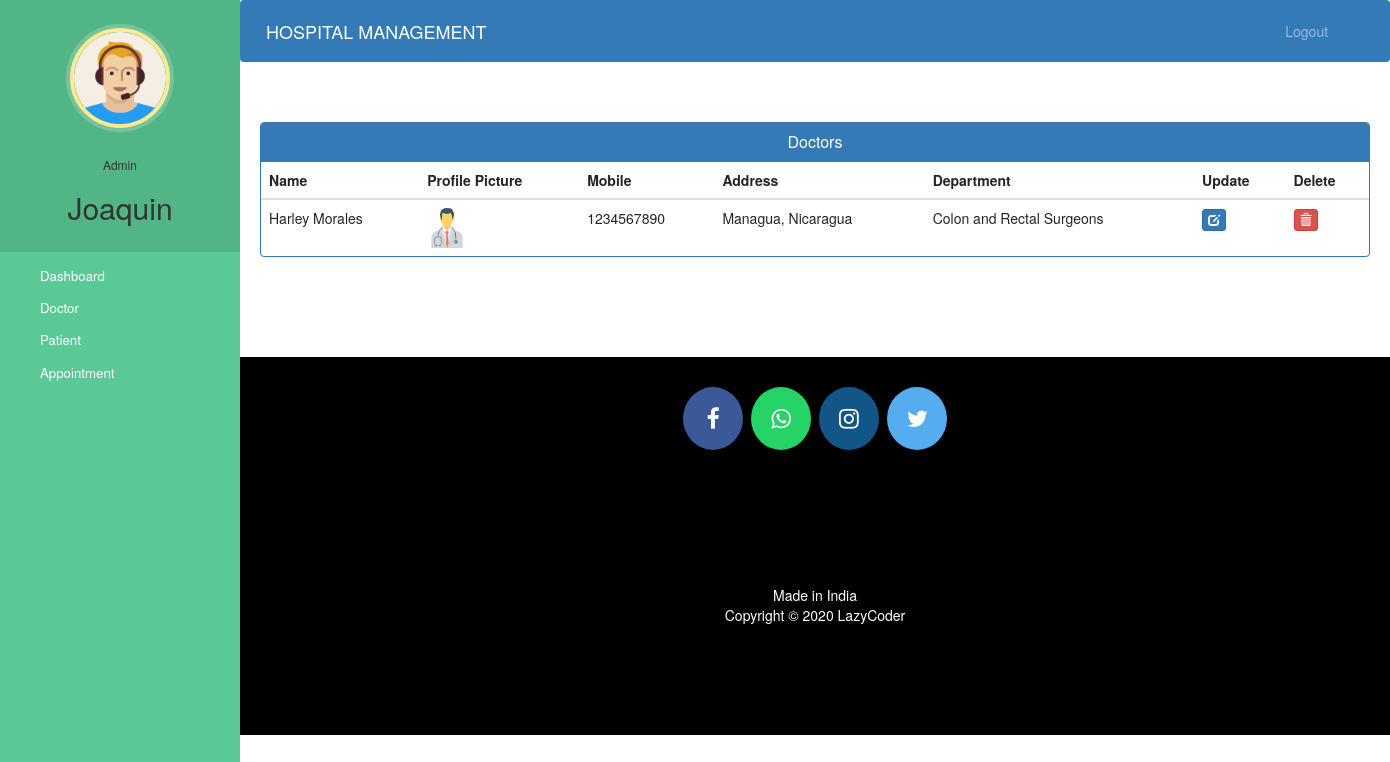
The app's page /admin-view-doctor (signed in) with its own data.
### hospital/models.py (models this page shows, shortened)
class Doctor(models.Model):
    user=models.OneToOneField(User,on_delete=models.CASCADE)
    profile_pic= models.ImageField(upload_to='profile_pic/DoctorProfilePic/',null=True,blank=True)
    address = models.CharField(max_length=40)
    mobile = models.CharField(max_length=20,null=True)
    department= models.CharField(max_length=50,choices=departments,default='Cardiologist')
    status=models.BooleanField(default=False)
    @property
    def get_name(self):
        return self.user.first_name+" "+self.user.last_name

### hospital/views.py (the view)
# urls.py: path('admin-view-doctor', views.admin_view_doctor_view,name='admin-view-doctor'),
@login_required(login_url='adminlogin')
@user_passes_test(is_admin)
def admin_view_doctor_view(request):
    doctors=models.Doctor.objects.all().filter(status=True)
    return render(request,'hospital/admin_view_doctor.html',{'doctors':doctors})

### hospital/views.py (called while the page is built)
def is_admin(user):
    return user.groups.filter(name='ADMIN').exists()

### templates/hospital/admin_view_doctor.html (shortened to what this page needs)
{% extends 'hospital/admin_base.html' %}
{% block content %}
{%load static%}
<head>
  <link href="//netdna.bootstrapcdn.com/bootstrap/3.0.0/css/bootstrap.min.css" rel="stylesheet" id="bootstrap-css">
</head>
<div class="container">
  <div class="panel panel-primary">
    <div class="panel-heading">
      <h6 class="panel-title">Doctors</h6>
    </div>
    <table class="table table-hover" id="dev-table">
      <thead>
        <tr>
          <th>Name</th>
          <th>Profile Picture</th>
          <th>Mobile</th>
          <th>Address</th>
          <th>Department</th>
          <th>Update</th>
          <th>Delete</th>
        </tr>
      </thead>
      {% for d in doctors %}
      <tr>
        <td> {{d.get_name}}</td>
        <td> <img src="{% static d.profile_pic.url %}" alt="Profile Pic" height="40px" width="40px" /></td>
        <td>{{d.mobile}}</td>
        <td>{{d.address}}</td>
        <td>{{d.department}}</td>
        <td><a class="btn btn-primary btn-xs" href="{% url 'update-doctor' d.id  %}"><span class="glyphicon glyphicon-edit"></span></a></td>
        <td><a class="btn btn-danger btn-xs" href="{% url 'delete-doctor-from-hospital' d.id  %}"><span class="glyphicon glyphicon-trash"></span></a></td>
      </tr>
      {% endfor %}
    </table>
  </div>
</div>
{% endblock content %}

### templates/hospital/admin_base.html (shortened to what this page needs)
<!DOCTYPE html>
{% load static %}
<html lang="en">
<head>
  <link rel="stylesheet" href="https://stackpath.bootstrapcdn.com/bootstrap/4.3.1/css/bootstrap.min.css">
  <link rel="stylesheet" href="https://maxcdn.bootstrapcdn.com/font-awesome/4.7.0/css/font-awesome.min.css">
  <link rel="stylesheet" href="{% static '/style.css' %}">
</head>
<body>
  <nav class="menu" tabindex="0">
    <header class="avatar">
      <img src="{% static "images/adminpropic.png" %}" />
      <br><br>
      <h6>Admin</h6>
      <h2>{{request.user.first_name}}</h2>
    </header>
    <ul>
      <li tabindex="0" class="icon-dashboard"> <a style="color:white; text-decoration:none;" href="/admin-dashboard"><span>Dashboard</span></a> </li>
      <li tabindex="0" class="icon-customers"> <a style="color:white; text-decoration:none;" href="/admin-doctor"><span>Doctor</span></a></li>
      <li tabindex="0" class="icon-users"> <a style="color:white; text-decoration:none;" href="/admin-patient"><span>Patient</span></a></li>
      <li tabindex="0" class="icon-calendar"> <a style="color:white; text-decoration:none;" href="/admin-appointment"><span>Appointment</span></a></li>
    </ul>
  </nav>
  <main>
    <div class="bs-example">
      <nav class="navbar navbar-expand-md  navbar-dark fixed-top" style="background:#337AB7;">
        <a href="/admin-dashboard" class="navbar-brand">HOSPITAL MANAGEMENT</a>
        <div class="collapse navbar-collapse justify-content-between" id="navbarCollapse">
          <div class="navbar-nav" style=" margin-left: 90%;">
            <a href="/logout" class="nav-item nav-link">Logout</a>
          </div>
        </div>
      </nav>
    </div>
    <br><br>
    {% block content %}
    {% endblock content %}
    <br><br><br><br>
    <footer>
      <p>
        <a id="ftr" href="https://facebook.com/sumit.luv/" class="fa fa-facebook"></a>
        <a id="ftr" href="https://api.whatsapp.com/send?phone=919572181024&text=Hello%20Sumit.%0d%0aHow%20are%20you%20%3f%0d%0aI%20came%20from%20your%20website.&source=&data=#" class="fa fa-whatsapp"></a>
        <a id="ftr" href="https://instagram.com/sumit.luv" class="fa fa-instagram"></a>
        <a id="ftr" href="https://twitter.com/sumitkumar1503" class="fa fa-twitter"></a>
      </p>
      <br>
      <div class="container">
        <div class="row">
          <div class="col-md-12 col-sm-12">
            <div style="color:#ffffff;" class="wow fadeInUp footer-copyright">
              <p>Made in India <br>
                Copyright &copy; 2020 LazyCoder </p>
            </div>
          </div>
        </div>
      </div>
    </footer>
  </main>
</body>
</html>

### static/style.css (style rules this page uses)
body { padding-left: 240px; }
main { position: relative; height: 100vh; }
.menu { background: #5bc995; height: 100vh; width: 240px; position: fixed; top: 0px; left: 0; z-index: 5; outline: none; }
.menu .avatar { background: rgba(0, 0, 0, 0.1); padding: 2em 0.5em; text-align: center; }
.menu .avatar img { width: 100px; border-radius: 50%; overflow: hidden; border: 4px solid #ffea92; box-shadow: 0 0 0 4px rgba(255, 255, 255, 0.2); }
.menu .avatar h2 { font-weight: normal; margin-bottom: 0; }
.menu ul { list-style: none; padding: 0.5em 0; margin: 0; }
.menu ul li { padding: 0.5em 1em 0.5em 3em; font-size: 0.95em; font-weight: regular; background-repeat: no-repeat; background-position: left 15px center; background-size: auto 20px; transition: all 0.15s linear; cursor: pointer; }
.menu ul li.icon-dashboard { background-image: url("http://www.entypo.com/images//gauge.svg"); }
.menu ul li.icon-customers { background-image: url("http://www.entypo.com/images//briefcase.svg"); }
.menu ul li.icon-users { background-image: url("http://www.entypo.com/images//users.svg"); }
.menu ul li.icon-calendar { background-image: url("http://www.entypo.com/images//calendar.svg"); }

### templates/hospital/admin_base.html (style rules this page uses)
a:link { text-decoration: none; }
a { color: white; }
footer { padding: 0px 0px 0px 0px; background-color: black; margin: 0px; }
#ftr { padding: 20px; }
.fa { font-size: 23px; width: 60px; text-align: center; text-decoration: none; margin: 5px 2px; border-radius: 50%; }
.fa-facebook { background: #3B5998; color: white; margin-top: 30px; }
.fa-whatsapp { background: #25d366; color: white; }
.fa-twitter { background: #55ACEE; color: white; }
.fa-instagram { background: #125688; color: white; }
p { text-align: center; }
body { padding-left: 240px; }
main { position: relative; height: 100vh; }
.menu { background: #5bc995; height: 100vh; width: 240px; position: fixed; top: 0px; left: 0; z-index: 5; outline: none; }
.menu .avatar { background: rgba(0, 0, 0, 0.1); padding: 2em 0.5em; text-align: center; }
.menu .avatar img { width: 100px; border-radius: 50%; overflow: hidden; border: 4px solid #ffea92; box-shadow: 0 0 0 4px rgba(255, 255, 255, 0.2); }
.menu .avatar h2 { font-weight: normal; margin-bottom: 0; }
.menu ul { list-style: none; padding: 0.5em 0; margin: 0; }
.menu ul li { padding: 0.5em 1em 0.5em 3em; font-size: 0.95em; font-weight: regular; background-repeat: no-repeat; background-position: left 15px center; background-size: auto 20px; transition: all 0.15s linear; cursor: pointer; }
.menu ul li.icon-dashboard { background-image: url("http://www.entypo.com/images//gauge.svg"); }
.menu ul li.icon-customers { background-image: url("http://www.entypo.com/images//briefcase.svg"); }
.menu ul li.icon-users { background-image: url("http://www.entypo.com/images//users.svg"); }
.menu ul li.icon-calendar { background-image: url("http://www.entypo.com/images//calendar.svg"); }

### templates/hospital/admin_view_doctor.html (style rules this page uses)
a:link { text-decoration: none; }
h6 { text-align: center; }
.row { margin: 100px; }

### records on screen
Doctor: get_name "Harley Morales", profile_pic (picture), mobile "1234567890", address "Managua, Nicaragua", department "Colon and Rectal Surgeons"

### other values on screen
{{ request.user.first_name }} "Joaquin"
